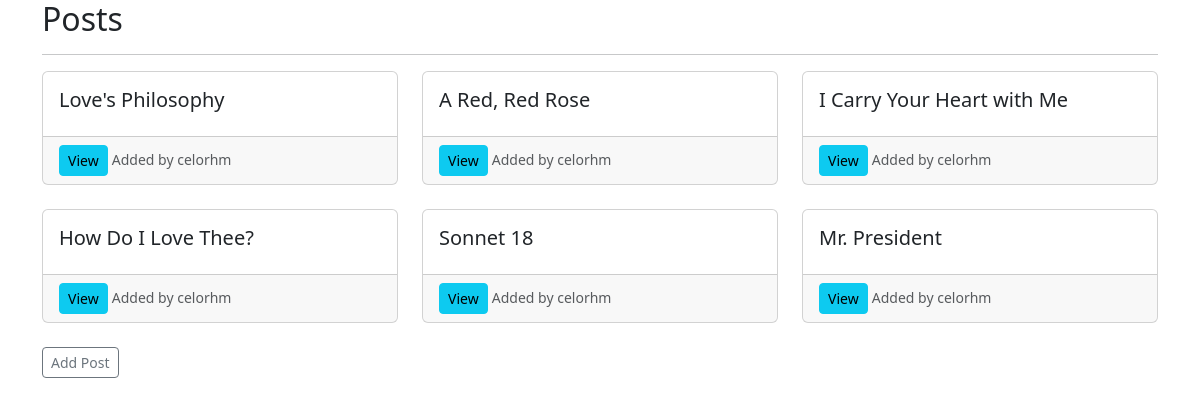
The page / on the database its author committed.
### posts/models.py (models this page shows, shortened)
class Post(models.Model):
    title = models.CharField(max_length=255)
    author = models.ForeignKey(settings.AUTH_USER_MODEL, on_delete=models.CASCADE)
    content = models.TextField()
    date_created = models.DateTimeField(default=timezone.now)
    date_edited = models.DateTimeField( default=timezone.now)

### accounts/models.py (models this page shows)
class UserProfile(AbstractUser):
    age = models.IntegerField(blank=True, null=True)

### posts/views.py (the view)
# urls.py: path("", PostListView.as_view(), name="post-list"),
class PostListView(ListView):
    model = Post
    template_name = 'posts/post-list.html'
    context_object_name = 'posts'

### templates/posts/post-list.html (shortened to what this page needs)
{% extends "base.html" %}
{% block content %}
   <h2>Posts</h2>
   <hr>
    <div class="row row-cols-1 row-cols-md-3 g-4">
    {% for post in posts %}
        <div class="col">
            <div class="card h-100">
              <div class="card-body">
                <h5 class="card-title">{{ post.title }}</h5>
              </div>
              <div class="card-footer">
                <a href="{% url "posts:post-detail" post.id %}" class="btn btn-info btn-sm">View</a>
                <small class="text-body-secondary">Added by {{ post.author }}</small>
              </div>
            </div>
        </div>
    {% empty %}
        <p>No posts available</p>
   {% endfor %}
</div>
<br>
   <a href="{% url "posts:post-create" %} " class="btn btn-outline-secondary btn-sm">Add Post</a>
{% endblock %}

### templates/base.html (shortened to what this page needs)
{% load django_bootstrap5 %}
<!DOCTYPE html>
<html lang="en">
<head>
    {% bootstrap_css %}
</head>
<body >
    <div class="container">
        {% block content %} {% endblock %}
    </div>
</body>
</html>

### rows shown on the page
Post: title "Love's Philosophy", author "celorhm"
Post: title "A Red, Red Rose", author "celorhm"
Post: title "I Carry Your Heart with Me", author "celorhm"
Post: title "How Do I Love Thee?", author "celorhm"
Post: title "Sonnet 18", author "celorhm"
Post: title "Mr. President", author "celorhm"
